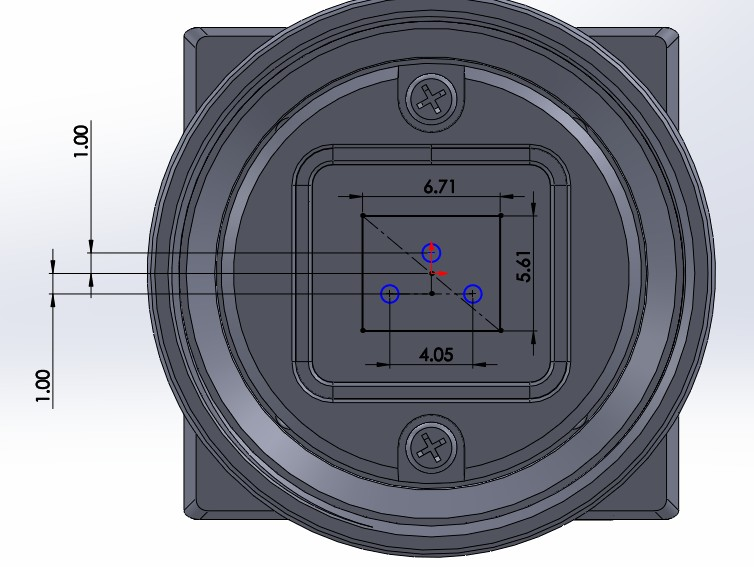
#> input picture test files/circle_alignment_reference.jpg, 754 x 567 px
$ jupyter execute 3_contour.ipynb
#> lines starting #> are read from the running program, lines starting #| are printed output that depends on the picture; after the words box and inside, x2 and y2 are one past the last pixel; in counts of white or black regions, pixels touching at a corner belong together
[cell 1]
import cv2
import matplotlib.pyplot as plt
import numpy as np

# Load image
image = cv2.imread("circle_alignment_reference.jpg")
#> image is the input picture: shape (567, 754, 3); mean B, G, R 150.3, 141.7, 139.9
if image is None:
    print("Error: Image not found.")
    exit()

output = image.copy()

# Set grid spacing (in pixels)
grid_spacing = 10

# Copy image to draw on
grid_image = output.copy()

# Draw vertical grid lines
for x in range(0, output.shape[1], grid_spacing):
    cv2.line(grid_image, (x, 0), (x, output.shape[0]), color=(0, 255, 0), thickness=1)
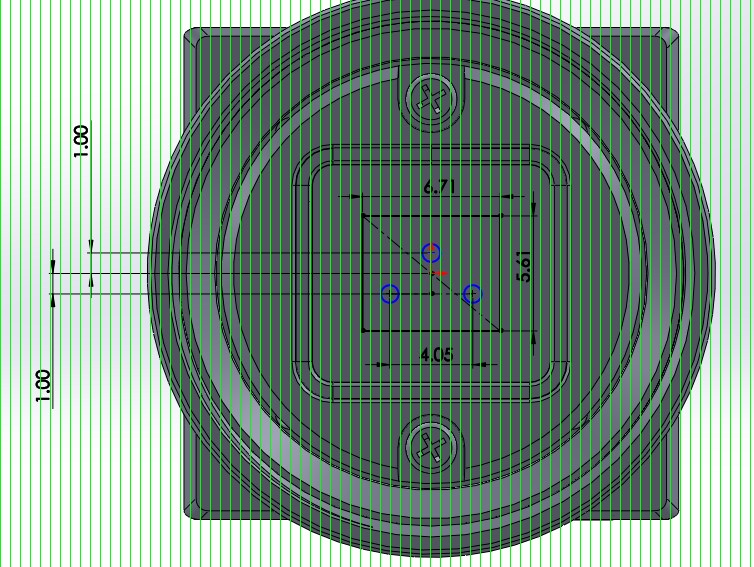
#> grid_image: shape (567, 754, 3); 10.08% of pixels changed, all inside (x1, y1, x2, y2) = (0, 0, 751, 567)

# Draw horizontal grid lines
for y in range(0, output.shape[0], grid_spacing):
    cv2.line(grid_image, (0, y), (output.shape[1], y), color=(0, 255, 0), thickness=1)
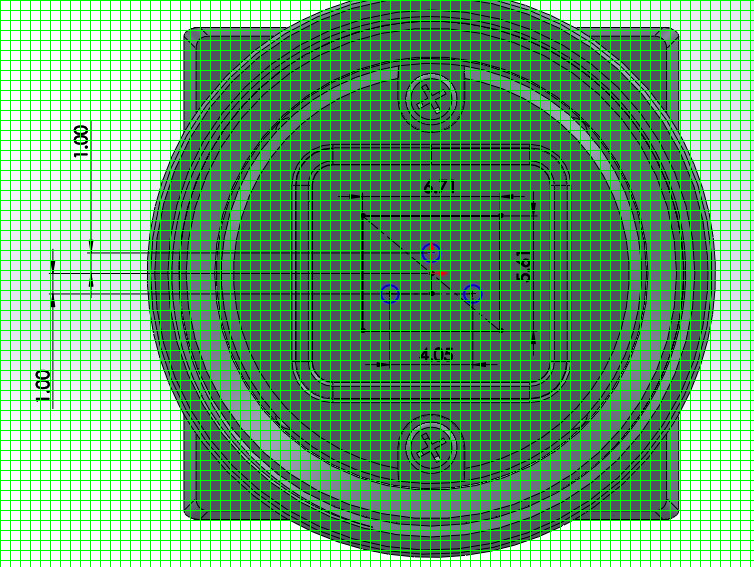
#> grid_image: shape (567, 754, 3); 9.04% of pixels changed, all inside (x1, y1, x2, y2) = (1, 0, 754, 561)

# Display image with grid
plt.imshow(grid_image)

[cell 2]
import cv2
import numpy as np
import matplotlib.pyplot as plt
from IPython.display import clear_output

clear_output(wait=True)

image = cv2.imread("circle_alignment_reference.jpg")
if image is None:
    print("Error: Image not found.")
else:
    output = image.copy()
    gray = cv2.cvtColor(image, cv2.COLOR_BGR2GRAY)
    # gray = cv2.GaussianBlur(gray, (7, 7), 2)

    circles = cv2.HoughCircles(gray, cv2.HOUGH_GRADIENT, dp=1.2, minDist=10,
                               param1=200, param2=80, minRadius=5, maxRadius=50)
#> circles = [[430.2, 448.2, 34.76], [430.2, 100.2, 22.88]]
    if circles is not None:
        circles = np.round(circles[0, :]).astype("int")
#> circles = [[430, 448, 35], [430, 100, 23]]
        for (x, y, r) in circles:
            cv2.circle(output, (x, y), r, (0, 255, 0), 2)  # Circle outline
            cv2.circle(output, (x, y), 2, (0, 0, 255), 3)  # Center point
#> this loop made 2 passes
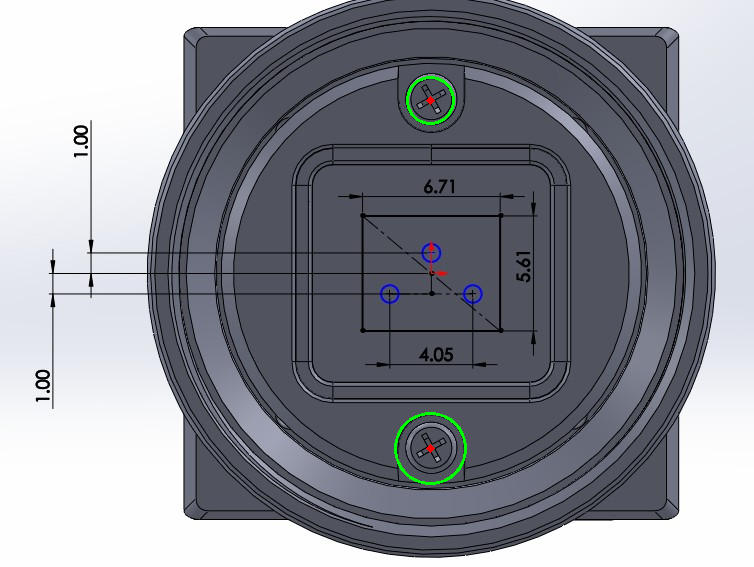
#> output: shape (567, 754, 3); 0.27% of pixels changed, all inside (x1, y1, x2, y2) = (394, 76, 467, 485)

    output_rgb = cv2.cvtColor(output, cv2.COLOR_BGR2RGB)

    plt.figure(figsize=(8, 8))
    plt.imshow(output_rgb)
    plt.title("Detected Circles")
    plt.axis('off')
    plt.show()

[cell 3]
image = cv2.imread("circle_alignment_reference.jpg")
if image is None:
    print("Error: Image not found.")
    exit()

output = image.copy()

gray = cv2.cvtColor(image, cv2.COLOR_BGR2GRAY)
# gray = cv2.GaussianBlur(gray, (9, 9), 2)

circles = cv2.HoughCircles(gray, cv2.HOUGH_GRADIENT, dp=1.2, minDist=10,
                           param1=200, param2=80, minRadius=5, maxRadius=50)
#> circles = [[430.2, 448.2, 34.76], [430.2, 100.2, 22.88]]

default_radius = 20
synthetic_color = (0, 0, 255)  # Blue for synthetic

detected = []

if circles is not None:
    circles = np.round(circles[0, :]).astype("int")
#> circles = [[430, 448, 35], [430, 100, 23]]
    circles = sorted(circles, key=lambda c: c[0])  # sort by x
    detected = list(circles[:3])  # limit to 3 if more
#> detected = [[430, 448, 35], [430, 100, 23]]

# Add synthetic circles if fewer than 3 detected
while len(detected) < 3:
    # Add synthetic at fixed position: e.g., bottom left with offset
    x = 430
    y = 300
    synthetic_circle = [x, y, default_radius]
    detected.append(synthetic_circle)
#> this loop made 1 pass
#> (x, y, synthetic_circle) on pass 1: (430, 300, [430, 300, 20])
#> after the loop, detected = [[430, 448, 35], [430, 100, 23], [430, 300, 20]]

for i, (x, y, r) in enumerate(detected):
    color = (0, 255, 0) if i < len(circles) else synthetic_color
    cv2.circle(output, (x, y), r, color, 2)
    cv2.circle(output, (x, y), 2, (0, 0, 255), 3)
#> this loop made 3 passes
#> (y, r, color) on passes 1 to 3: (448, 35, (0, 255, 0)), (100, 23, (0, 255, 0)), (300, 20, (0, 0, 255))
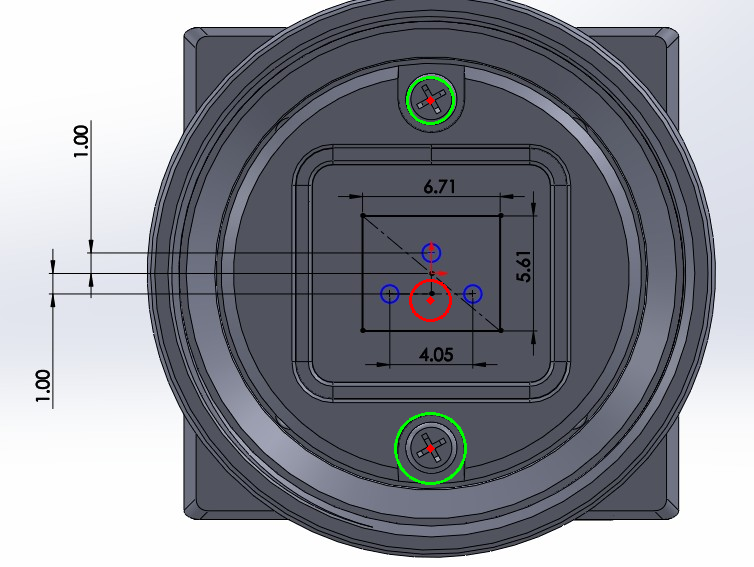
#> output: shape (567, 754, 3); 0.37% of pixels changed, all inside (x1, y1, x2, y2) = (394, 76, 467, 485)

# Compute distance between left and right
left, center, right = detected[:]
#> left = [430, 448, 35]; center = [430, 100, 23]; right = [430, 300, 20]
distance = np.linalg.norm(np.array(left[:2]) - np.array(right[:2])) # in pixels
#> distance = 148

print(f"Centers: Left={left[:2]}, Center={center[:2]}, Right={right[:2]}")
#| Centers: Left=[430 448], Center=[430 100], Right=[430, 300]
print(f"Distance between left and right: {distance}")
#| Distance between left and right: 148.0

plt.imshow(output)
